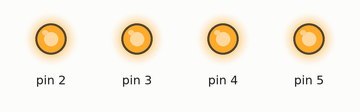
Simulated run of this sketch. Board: Arduino Uno, built with avr-gcc and run on an emulated ATmega328P. Shown: output pins drawn as LEDs (lit = HIGH).

Above: at 0.4 s.
At 2.8 s:
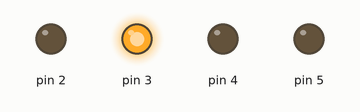
At 4.4 s:
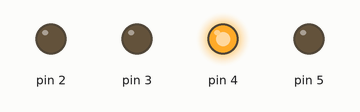
At 6.0 s:
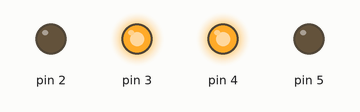
At 9.2 s:
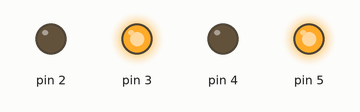
At 12.4 s:
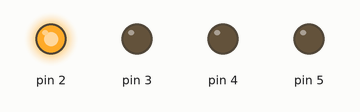
Timing chart, 0 to 13.5 s (numbered marks = the images above):
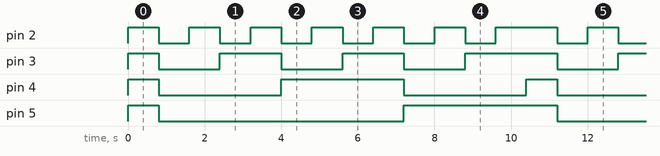

The sketch:

SSD_3_7447.ino
```cpp
void setup()
{
  for (int i = 2; i <= 5; i++)
    pinMode(i, OUTPUT); //Set all pins from 0 to 13 as OUTPUT
    Serial.begin(9600);
}
//Aşağıdaki satır, 0'dan 9'a kadar bir SSD'deki rakamlar için tüm ikili sayıları içeren diziyi oluşturma çabalarının ürünüdür :) (ssd =seven segment display)
const int number[13] = {0b1111,0b0000,0b0001,0b0010,
                        0b0011,0b0100,0b0101,0b0110,
                        0b0111,0b1000,0b1001,0b1010,
                        0b1011};

void loop()
{
  for (int tens = 0; tens < 13; tens++)

  {
    display_tens(tens);
  }
}

void display_tens(const int tens)
{
  int pin1, a, ones;
  //pin1  1.SSD'nin pinleri ile alakalıdır.

  for (pin1 =2, a = 0; pin1 < 6; pin1++, a++)
  {
    digitalWrite(pin1, bitRead(number[tens], a));


  }
  delay(800);
}
```

Measured:
- by itself, pin 2: repeats every 10.4 s: 5 × (LOW 0.80 s, HIGH 0.80 s), LOW 0.80 s, HIGH 1.6 s
- by itself, pin 3: repeats every 10.4 s: 2 × (LOW 1.6 s, HIGH 1.6 s), LOW 1.6 s, HIGH 2.4 s
- by itself, pin 4: repeats every 10.4 s: LOW 3.2 s, HIGH 3.2 s, LOW 3.2 s, HIGH 0.80 s
- by itself, pin 5: repeats every 10.4 s: LOW 6.4 s, HIGH 4.0 s
